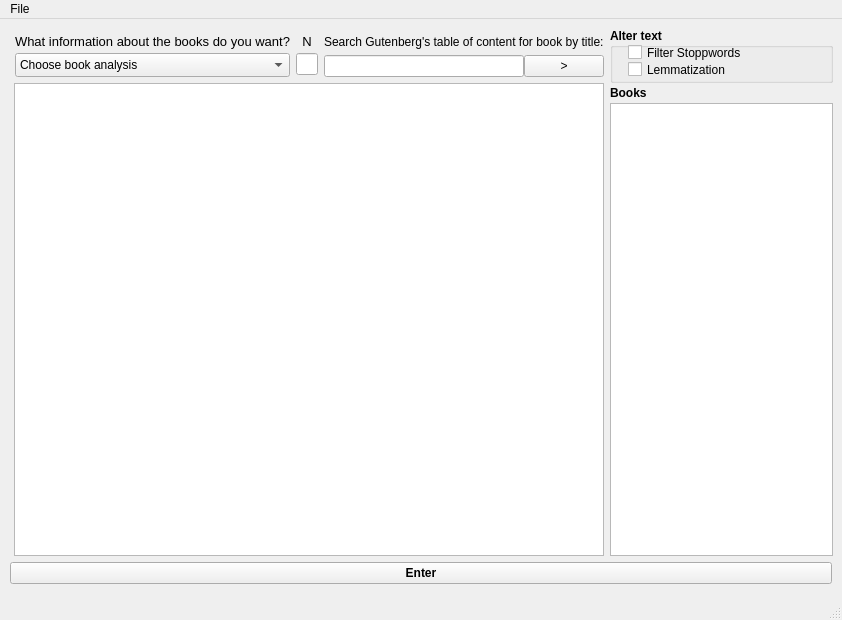
<?xml version="1.0" encoding="UTF-8"?>
<ui version="4.0">
 <class>MainWindow</class>
 <widget class="QMainWindow" name="MainWindow">
  <property name="geometry">
   <rect>
    <x>0</x>
    <y>0</y>
    <width>842</width>
    <height>620</height>
   </rect>
  </property>
  <property name="windowTitle">
   <string>MainWindow</string>
  </property>
  <widget class="QWidget" name="centralwidget">
   <layout class="QGridLayout" name="gridLayout">
    <item row="0" column="0">
     <layout class="QVBoxLayout" name="verticalLayout_allContent">
      <item>
       <layout class="QHBoxLayout" name="horizontalLayout_allExcepEnterButton" stretch="1,0">
        <property name="spacing">
         <number>6</number>
        </property>
        <item>
         <layout class="QVBoxLayout" name="verticalLayout_mainText_topBar">
          <property name="leftMargin">
           <number>5</number>
          </property>
          <property name="topMargin">
           <number>5</number>
          </property>
          <item>
           <layout class="QHBoxLayout" name="horizontalLayout_topBar" stretch="1,1,3">
            <property name="leftMargin">
             <number>1</number>
            </property>
            <property name="topMargin">
             <number>1</number>
            </property>
            <item>
             <layout class="QVBoxLayout" name="verticalLayout_analysis" stretch="0,0">
              <property name="spacing">
               <number>4</number>
              </property>
              <item>
               <widget class="QLabel" name="label_analysis">
                <property name="sizePolicy">
                 <sizepolicy hsizetype="Expanding" vsizetype="Fixed">
                  <horstretch>0</horstretch>
                  <verstretch>0</verstretch>
                 </sizepolicy>
                </property>
                <property name="font">
                 <font>
                  <pointsize>10</pointsize>
                  <bold>false</bold>
                 </font>
                </property>
                <property name="text">
                 <string>What information about the books do you want?</string>
                </property>
               </widget>
              </item>
              <item>
               <widget class="QComboBox" name="comboBox_analysis">
                <property name="sizePolicy">
                 <sizepolicy hsizetype="Expanding" vsizetype="Fixed">
                  <horstretch>1</horstretch>
                  <verstretch>0</verstretch>
                 </sizepolicy>
                </property>
                <property name="font">
                 <font>
                  <bold>false</bold>
                 </font>
                </property>
                <property name="sizeAdjustPolicy">
                 <enum>QComboBox::SizeAdjustPolicy::AdjustToMinimumContentsLengthWithIcon</enum>
                </property>
                <item>
                 <property name="text">
                  <string>Choose book analysis</string>
                 </property>
                </item>
                <item>
                 <property name="text">
                  <string>Most frequent word</string>
                 </property>
                </item>
                <item>
                 <property name="text">
                  <string>N most frequent words</string>
                 </property>
                </item>
                <item>
                 <property name="text">
                  <string>Words that only appear once</string>
                 </property>
                </item>
                <item>
                 <property name="text">
                  <string>Generate wordcloud</string>
                 </property>
                </item>
                <item>
                 <property name="text">
                  <string>Find longest sentences</string>
                 </property>
                </item>
                <item>
                 <property name="text">
                  <string>Find shortest sentences</string>
                 </property>
                </item>
                <item>
                 <property name="text">
                  <string>Calculate Average sentence length</string>
                 </property>
                </item>
                <item>
                 <property name="text">
                  <string>Find sentences starting with N</string>
                 </property>
                </item>
                <item>
                 <property name="text">
                  <string>Find longest words</string>
                 </property>
                </item>
                <item>
                 <property name="text">
                  <string>Find identical indices</string>
                 </property>
                </item>
               </widget>
              </item>
             </layout>
            </item>
            <item>
             <layout class="QVBoxLayout" name="verticalLayout_N">
              <property name="spacing">
               <number>4</number>
              </property>
              <item>
               <widget class="QLabel" name="label_N">
                <property name="sizePolicy">
                 <sizepolicy hsizetype="Preferred" vsizetype="Fixed">
                  <horstretch>0</horstretch>
                  <verstretch>0</verstretch>
                 </sizepolicy>
                </property>
                <property name="font">
                 <font>
                  <pointsize>10</pointsize>
                  <bold>false</bold>
                 </font>
                </property>
                <property name="text">
                 <string>N</string>
                </property>
                <property name="scaledContents">
                 <bool>false</bool>
                </property>
                <property name="alignment">
                 <set>Qt::AlignmentFlag::AlignCenter</set>
                </property>
               </widget>
              </item>
              <item>
               <widget class="QLineEdit" name="lineEdit_N">
                <property name="enabled">
                 <bool>true</bool>
                </property>
                <property name="sizePolicy">
                 <sizepolicy hsizetype="Preferred" vsizetype="Fixed">
                  <horstretch>1</horstretch>
                  <verstretch>0</verstretch>
                 </sizepolicy>
                </property>
                <property name="font">
                 <font>
                  <bold>true</bold>
                 </font>
                </property>
                <property name="text">
                 <string/>
                </property>
                <property name="alignment">
                 <set>Qt::AlignmentFlag::AlignCenter</set>
                </property>
               </widget>
              </item>
             </layout>
            </item>
            <item>
             <layout class="QGridLayout" name="gridLayout_search">
              <property name="topMargin">
               <number>0</number>
              </property>
              <property name="horizontalSpacing">
               <number>0</number>
              </property>
              <property name="verticalSpacing">
               <number>6</number>
              </property>
              <item row="0" column="0">
               <widget class="QLabel" name="label_search">
                <property name="sizePolicy">
                 <sizepolicy hsizetype="Preferred" vsizetype="Preferred">
                  <horstretch>0</horstretch>
                  <verstretch>0</verstretch>
                 </sizepolicy>
                </property>
                <property name="text">
                 <string>Search Gutenberg's table of content for book by title:</string>
                </property>
               </widget>
              </item>
              <item row="1" column="0">
               <layout class="QHBoxLayout" name="horizontalLayout_search">
                <property name="spacing">
                 <number>0</number>
                </property>
                <item>
                 <widget class="QLineEdit" name="search_lineEdit">
                  <property name="enabled">
                   <bool>true</bool>
                  </property>
                  <property name="sizePolicy">
                   <sizepolicy hsizetype="Expanding" vsizetype="Fixed">
                    <horstretch>6</horstretch>
                    <verstretch>0</verstretch>
                   </sizepolicy>
                  </property>
                 </widget>
                </item>
                <item>
                 <widget class="QPushButton" name="search_pushButton">
                  <property name="sizePolicy">
                   <sizepolicy hsizetype="Minimum" vsizetype="Minimum">
                    <horstretch>0</horstretch>
                    <verstretch>0</verstretch>
                   </sizepolicy>
                  </property>
                  <property name="text">
                   <string>&gt;</string>
                  </property>
                 </widget>
                </item>
               </layout>
              </item>
             </layout>
            </item>
           </layout>
          </item>
          <item>
           <widget class="QTextEdit" name="textEdit_mainField"/>
          </item>
         </layout>
        </item>
        <item>
         <layout class="QVBoxLayout" name="verticalLayout_rightBar" stretch="0,0,1">
          <property name="spacing">
           <number>3</number>
          </property>
          <item>
           <widget class="QGroupBox" name="groupBox_leftSide">
            <property name="sizePolicy">
             <sizepolicy hsizetype="Preferred" vsizetype="Fixed">
              <horstretch>0</horstretch>
              <verstretch>0</verstretch>
             </sizepolicy>
            </property>
            <property name="minimumSize">
             <size>
              <width>170</width>
              <height>55</height>
             </size>
            </property>
            <property name="font">
             <font>
              <bold>true</bold>
             </font>
            </property>
            <property name="title">
             <string>Alter text</string>
            </property>
            <widget class="QCheckBox" name="checkBox_filter">
             <property name="enabled">
              <bool>true</bool>
             </property>
             <property name="geometry">
              <rect>
               <x>18</x>
               <y>9</y>
               <width>131</width>
               <height>31</height>
              </rect>
             </property>
             <property name="font">
              <font>
               <bold>false</bold>
              </font>
             </property>
             <property name="text">
              <string>Filter Stoppwords</string>
             </property>
             <property name="checked">
              <bool>false</bool>
             </property>
            </widget>
            <widget class="QCheckBox" name="checkBox_lemmatization">
             <property name="geometry">
              <rect>
               <x>18</x>
               <y>31</y>
               <width>131</width>
               <height>21</height>
              </rect>
             </property>
             <property name="font">
              <font>
               <bold>false</bold>
              </font>
             </property>
             <property name="text">
              <string>Lemmatization</string>
             </property>
            </widget>
           </widget>
          </item>
          <item>
           <widget class="QLabel" name="label">
            <property name="sizePolicy">
             <sizepolicy hsizetype="Preferred" vsizetype="Fixed">
              <horstretch>0</horstretch>
              <verstretch>0</verstretch>
             </sizepolicy>
            </property>
            <property name="font">
             <font>
              <bold>true</bold>
             </font>
            </property>
            <property name="text">
             <string>Books</string>
            </property>
           </widget>
          </item>
          <item>
           <widget class="QListWidget" name="listWidget">
            <property name="sizePolicy">
             <sizepolicy hsizetype="Preferred" vsizetype="Expanding">
              <horstretch>0</horstretch>
              <verstretch>1</verstretch>
             </sizepolicy>
            </property>
            <property name="minimumSize">
             <size>
              <width>170</width>
              <height>170</height>
             </size>
            </property>
            <property name="font">
             <font>
              <bold>true</bold>
             </font>
            </property>
            <property name="selectionMode">
             <enum>QAbstractItemView::SelectionMode::MultiSelection</enum>
            </property>
           </widget>
          </item>
         </layout>
        </item>
       </layout>
      </item>
      <item>
       <layout class="QVBoxLayout" name="verticalLayout_enterButton">
        <property name="sizeConstraint">
         <enum>QLayout::SizeConstraint::SetNoConstraint</enum>
        </property>
        <property name="leftMargin">
         <number>1</number>
        </property>
        <property name="rightMargin">
         <number>1</number>
        </property>
        <property name="bottomMargin">
         <number>5</number>
        </property>
        <item>
         <widget class="QPushButton" name="button_enter">
          <property name="enabled">
           <bool>true</bool>
          </property>
          <property name="sizePolicy">
           <sizepolicy hsizetype="Expanding" vsizetype="Fixed">
            <horstretch>0</horstretch>
            <verstretch>0</verstretch>
           </sizepolicy>
          </property>
          <property name="font">
           <font>
            <bold>true</bold>
           </font>
          </property>
          <property name="autoFillBackground">
           <bool>false</bool>
          </property>
          <property name="text">
           <string>Enter</string>
          </property>
         </widget>
        </item>
       </layout>
      </item>
     </layout>
    </item>
   </layout>
  </widget>
  <widget class="QMenuBar" name="menubar">
   <property name="geometry">
    <rect>
     <x>0</x>
     <y>0</y>
     <width>842</width>
     <height>22</height>
    </rect>
   </property>
   <widget class="QMenu" name="menuFile">
    <property name="title">
     <string>File</string>
    </property>
    <addaction name="actionSave"/>
    <addaction name="actionReset"/>
    <addaction name="actionSetup_database"/>
    <addaction name="actionSetup_Table_of_content"/>
   </widget>
   <addaction name="menuFile"/>
  </widget>
  <widget class="QStatusBar" name="statusbar"/>
  <action name="actionSave">
   <property name="text">
    <string>Save</string>
   </property>
  </action>
  <action name="actionReset">
   <property name="text">
    <string>Reset</string>
   </property>
  </action>
  <action name="actionToday_s_Temperature">
   <property name="text">
    <string>Today's Temperature</string>
   </property>
  </action>
  <action name="action24_Hour_Temperature">
   <property name="text">
    <string>24 Hour Temperature</string>
   </property>
  </action>
  <action name="actionThis_Week_s_Temperature">
   <property name="text">
    <string>This Week's Temperature</string>
   </property>
  </action>
  <action name="actionThis_Week_s_Percipitation">
   <property name="text">
    <string>This Week's Percipitation</string>
   </property>
  </action>
  <action name="actionSetup_database">
   <property name="text">
    <string>Setup database</string>
   </property>
  </action>
  <action name="actionSetup_Table_of_content">
   <property name="text">
    <string>Setup Table of content</string>
   </property>
  </action>
 </widget>
 <resources/>
 <connections/>
</ui>
